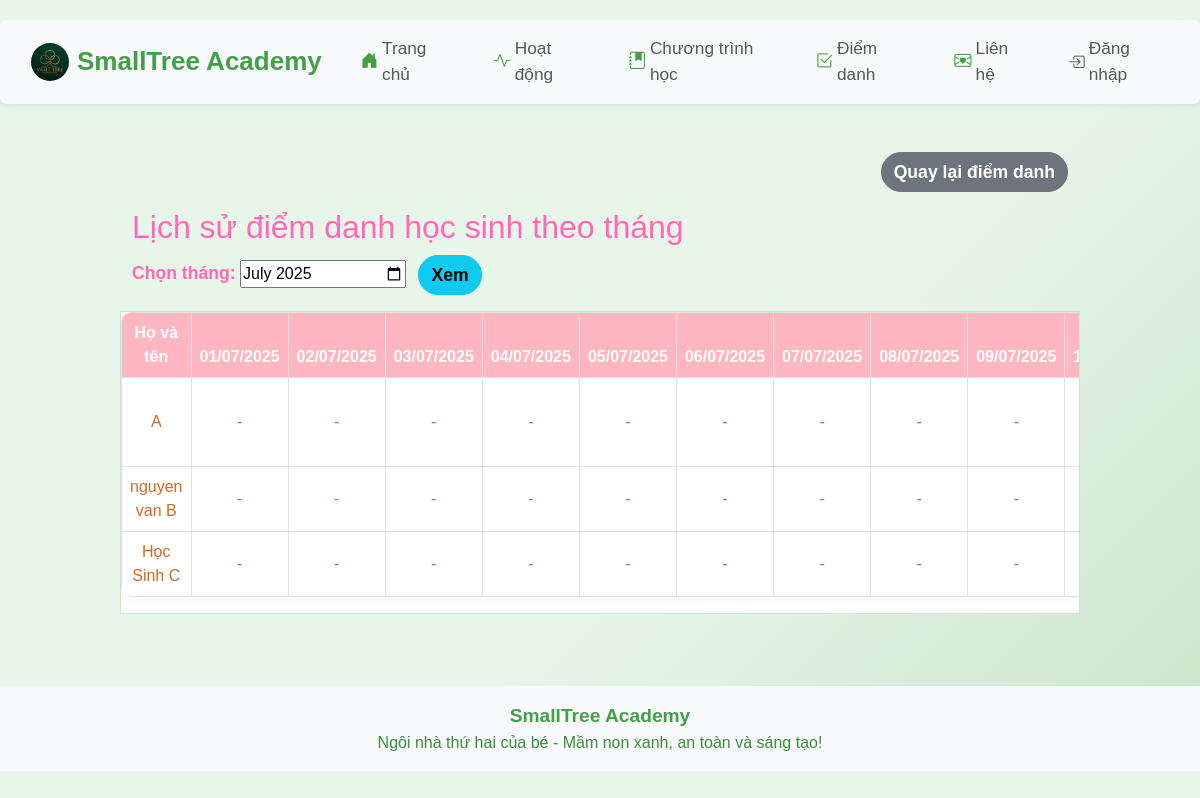
Before: /attendance/history with the older database file.
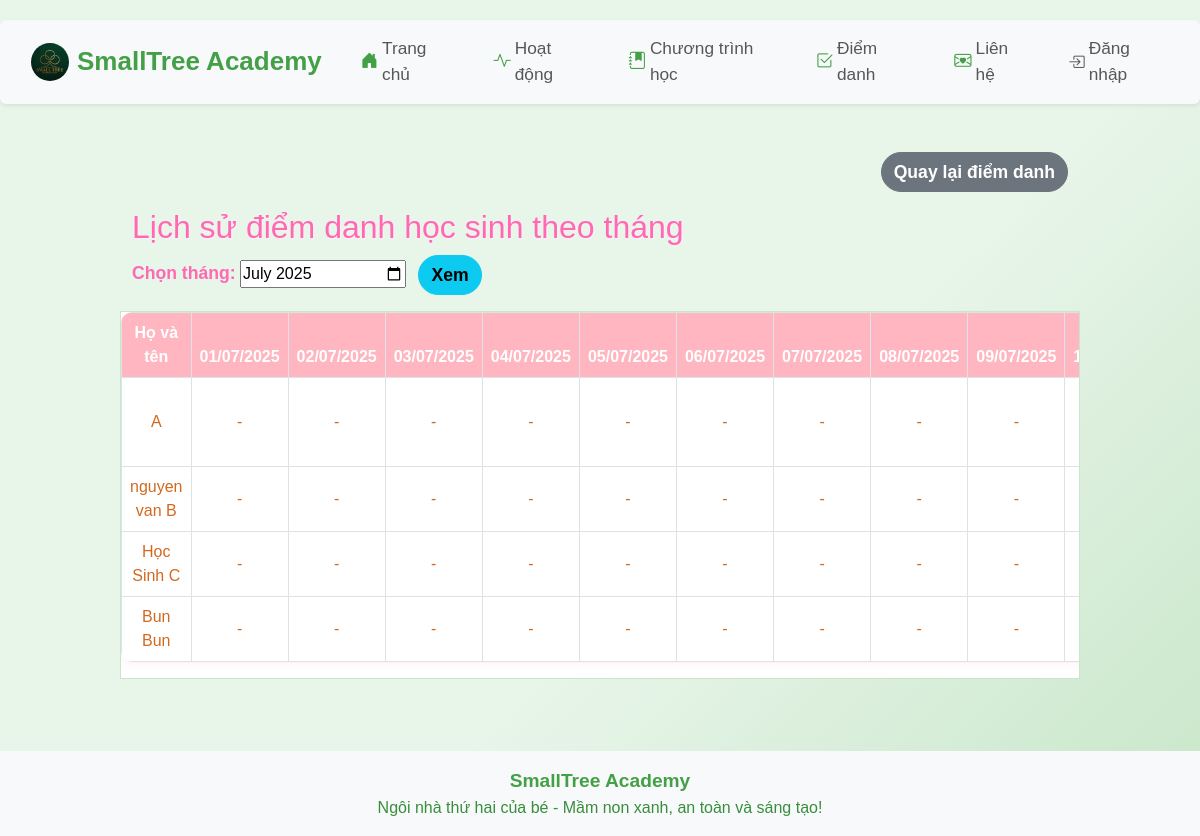
After: the same page with the newer database file.
### app/models.py (models this page shows)
class Child(db.Model):
    id = db.Column(db.Integer, primary_key=True)
    name = db.Column(db.String(100), nullable=False)
    age = db.Column(db.Integer, nullable=False)
    parent_contact = db.Column(db.String(100), nullable=False)
    class_name = db.Column(db.String(100))
    birth_date = db.Column(db.String(20))
    status = db.Column(db.String(20), default='Chưa điểm danh')
    email = db.Column(db.String(100))
    phone = db.Column(db.String(20))
    password = db.Column(db.String(100))
    student_code = db.Column(db.String(20), unique=True, nullable=True)

### app/routes.py (the view)
@main.route('/attendance/history')
def attendance_history():
    if session.get('role') == 'parent':
        user_id = session.get('user_id')
        child = Child.query.filter_by(id=user_id).first()
        students = [child] if child else []
    else:
        students = Child.query.all()
    month = request.args.get('month')
    if month:
        year, m = map(int, month.split('-'))
    else:
        today = datetime.today()
        year, m = today.year, today.month
        month = f"{year:04d}-{m:02d}"
    num_days = monthrange(year, m)[1]
    days_in_month = [f"{year:04d}-{m:02d}-{day:02d}" for day in range(1, num_days+1)]
    records_raw = AttendanceRecord.query.filter(AttendanceRecord.date.like(f"{year:04d}-{m:02d}-%")).all()
    records = {}
    for r in records_raw:
        records[(r.child_id, r.date)] = r
    mobile = is_mobile()
    return render_template('attendance_history.html', records=records, students=students, days_in_month=days_in_month, selected_month=month, title='Lịch sử điểm danh', mobile=mobile)

### app/__init__.py (called while the page is built)
def create_app():
    app = Flask(__name__)
    app.config['SECRET_KEY'] = 'your-secret-key'
    app.config['SQLALCHEMY_DATABASE_URI'] = 'sqlite:///site.db'
    app.config['SQLALCHEMY_TRACK_MODIFICATIONS'] = False
    db.init_app(app)
    migrate = Migrate(app, db)
    csrf = CSRFProtect(app)
    @app.context_processor
    def inject_csrf_token():
        from flask_wtf.csrf import generate_csrf
        return dict(csrf_token=generate_csrf)
    from app.routes import main
    app.register_blueprint(main)
    return app

### app/routes.py (called while the page is built)
def is_mobile():
    ua = request.user_agent.string.lower()
    return 'mobile' in ua or 'android' in ua or 'iphone' in ua

### app/templates/attendance_history.html (shortened to what this page needs)
{% extends 'base.html' %}
{% block content %}
<div class="container-fluid mt-4 mb-4 px-0">
    <div class="d-flex justify-content-end mb-3">
        <a href="/attendance" class="btn btn-secondary fw-bold">Quay lại điểm danh</a>
    </div>
    <h2>Lịch sử điểm danh học sinh theo tháng</h2>
    <form method="get" class="mb-3">
        <label for="month" class="form-label">Chọn tháng:</label>
        <input type="month" id="month" name="month" value="{{ selected_month }}">
        <button type="submit" class="btn btn-info ms-2">Xem</button>
    </form>
    <div class="table-responsive history-table-wrapper">
        <table class="table table-bordered {% if mobile %}history-table-mobile{% else %}history-table-desktop{% endif %}" style="min-width: 1200px;">
            <thead>
                <tr>
                    <th>Họ và tên</th>
                    {% for day in days_in_month %}
                    <th>{{ day[8:10] }}/{{ day[5:7] }}/{{ day[0:4] }}</th>
                    {% endfor %}
                </tr>
            </thead>
            <tbody>
                {% for student in students %}
                <tr>
                    <td>{{ student.name }}</td>
                    {% for day in days_in_month %}
                    <td>
                        {% set record = records.get((student.id, day), None) %}
                        {% if record %}
                            {{ record.status }}
                        {% else %}
                            -
                        {% endif %}
                    </td>
                    {% endfor %}
                </tr>
                {% else %}
                <tr><td colspan="{{ days_in_month|length + 1 }}">Chưa có học sinh nào.</td></tr>
                {% endfor %}
            </tbody>
        </table>
    </div>
</div>
{% endblock %}

Changed rows visible on the page:
added Child: name "Bun Bun"
